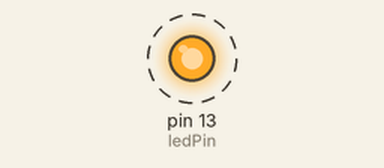
A sketch run on a simulated Arduino Uno, built with avr-gcc and run on an emulated ATmega328P. On the bench: output pins drawn as LEDs (lit = HIGH). Dashed ring = blinking.

Above: at 0.2 s.
Timing chart, 0 to 3.0 s (numbered marks = the images above):
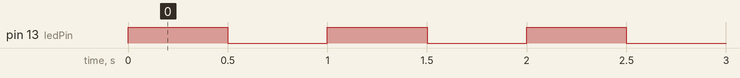

The sketch:

for.ino
```cpp
const int ledPin = 13; // Digital output pin for the LED

void setup()
{
    pinMode(ledPin, OUTPUT);
}

void loop()
{
    for (int i = 0; i < 5; i++)
    {
        digitalWrite(ledPin, HIGH); // Turn the LED on
        delay(500);                 // Wait for 0.5 seconds
        digitalWrite(ledPin, LOW);  // Turn the LED off
        delay(500);                 // Wait for 0.5 seconds
    }
    // The LED will blink 5 times, and the loop will repeat.
}
```

Measured:
- by itself, pin 13 (ledPin): alternates HIGH for 0.50 s and LOW for 0.50 s
